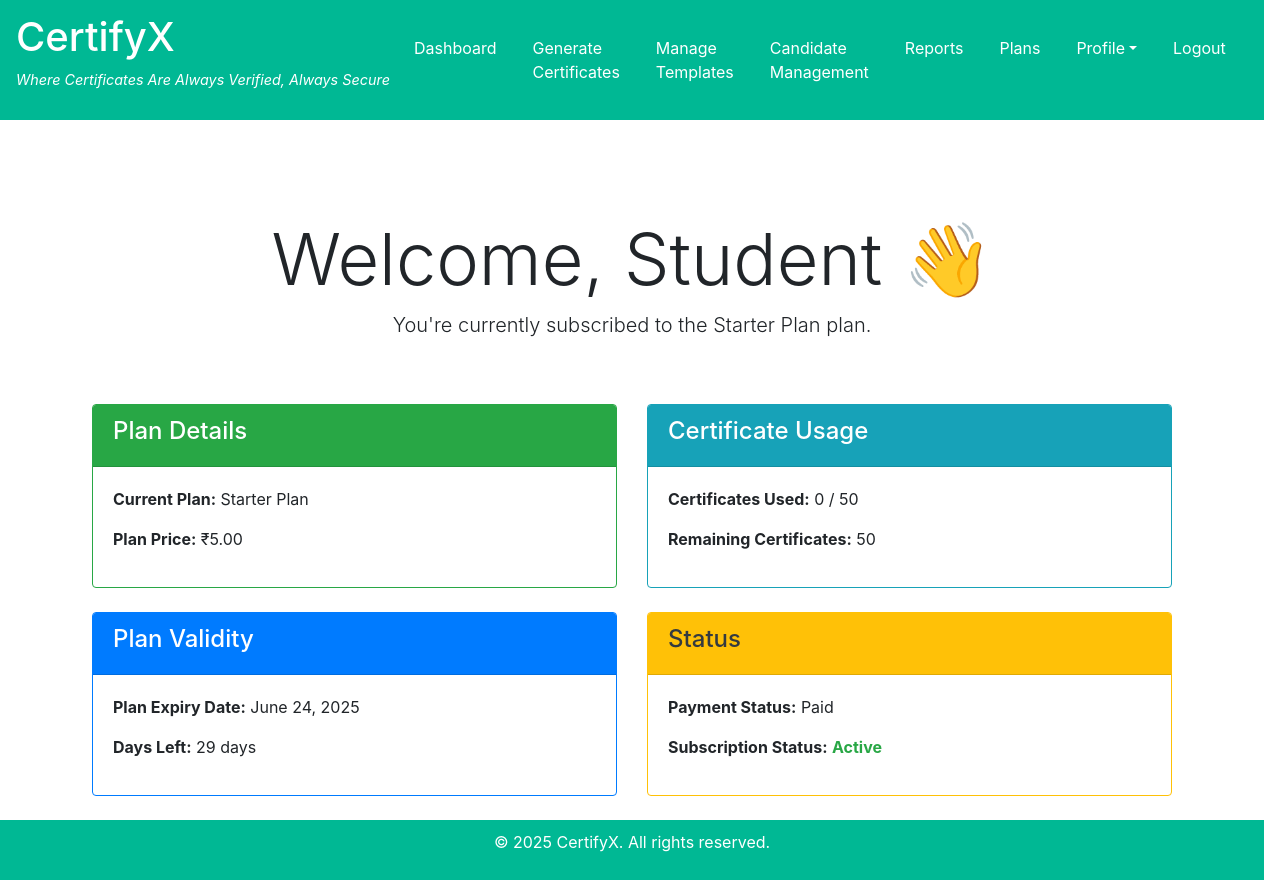
The app's page /home/ (signed in) with its own data.
### accounts/models.py (models this page shows, shortened)
class Company(AbstractBaseUser, PermissionsMixin):
    company_name = models.CharField(max_length=255)
    email = models.EmailField(unique=True)
    phone = models.CharField(max_length=20)
    is_active = models.BooleanField(default=True)
    is_staff = models.BooleanField(default=False)
    date_joined = models.DateTimeField(auto_now_add=True)
    logo = models.ImageField(
        upload_to='company_logos/',
        null=True,
        blank=True,
        help_text="Company logo (PNG, JPG, SVG)",
        validators=[FileExtensionValidator(allowed_extensions=['jpg', 'jpeg', 'png', 'svg'])]
    )
    address = models.TextField(blank=True, null=True)
    USERNAME_FIELD = 'email'
    REQUIRED_FIELDS = ['company_name', 'phone']
    objects = CompanyManager()

### subscriptions/models.py (models this page shows, shortened)
class CompanySubscription(models.Model):
    company = models.OneToOneField(settings.AUTH_USER_MODEL, on_delete=models.CASCADE)
    plan = models.ForeignKey(PricingPlan, on_delete=models.SET_NULL, null=True)
    certificates_used = models.PositiveIntegerField(default=0)
    start_date = models.DateField(auto_now_add=True)
    expiry_date = models.DateField()
    is_active = models.BooleanField(default=True)  # Track active status
    next_plan = models.CharField(max_length=100, blank=True, null=True)  # Store upgraded plan if applicable
    payment_status = models.CharField(max_length=20, choices=[('Paid', 'Paid'), ('Pending', 'Pending'), ('Failed', 'Failed')], default='Pending')
    payment_reference = models.CharField(max_length=100, null=True, blank=True)
    def is_subscription_active(self):
        return self.expiry_date >= date.today()
    def remaining_certificates(self):
        if not self.plan:
            return 0
        return self.plan.certificate_limit - self.certificates_used

class PricingPlan(models.Model):
    name = models.CharField(max_length=50)
    certificate_limit = models.PositiveIntegerField()
    template_limit = models.PositiveIntegerField()
    price = models.DecimalField(max_digits=10, decimal_places=2)
    validity_period = models.PositiveIntegerField(default=30)

### accounts/views.py (the view)
# urls.py: path('home/', home_view, name='home'),
def home_view(request):
    user = request.user
    try:
        subscription = CompanySubscription.objects.get(company=user)
        days_left = (subscription.expiry_date - date.today()).days if subscription.expiry_date else 0
        remaining_certificates = subscription.remaining_certificates()
    except CompanySubscription.DoesNotExist:
        subscription = None
        days_left = 0
        remaining_certificates = 0
    plans = PricingPlan.objects.all()
    context = {
        'company': user,
        'subscription': subscription,
        'plans': plans,
        'days_left': days_left,
        'remaining_certificates': remaining_certificates
    }
    return render(request, 'home.html', context)

### accounts/templates/home.html (shortened to what this page needs)
{% extends "base.html" %}
{% block content %}
<div class="container mt-5">
    <div class="row mb-5">
        <div class="col-12 text-center">
            <h1 class="display-3">Welcome, {{ company.company_name }} 👋</h1>
            {% if not subscription %}
                <p class="lead">You're currently not using any plan.</p>
            {% else %}
                <p class="lead">You're currently subscribed to the {{ subscription.plan.name }} plan.</p>
            {% endif %}
        </div>
    </div>
    {% if subscription %}
    <div class="row">
        <div class="col-md-6 mb-4">
            <div class="card border-success">
                <div class="card-header bg-success text-white">
                    <h4>Plan Details</h4>
                </div>
                <div class="card-body">
                    <p><strong>Current Plan:</strong> {{ subscription.plan.name }}</p>
                    <p><strong>Plan Price:</strong> ₹{{ subscription.plan.price }}</p>
                </div>
            </div>
        </div>
        <div class="col-md-6 mb-4">
            <div class="card border-info">
                <div class="card-header bg-info text-white">
                    <h4>Certificate Usage</h4>
                </div>
                <div class="card-body">
                    <p><strong>Certificates Used:</strong> {{ subscription.certificates_used }} / {{ subscription.plan.certificate_limit }}</p>
                    <p><strong>Remaining Certificates:</strong> {{ remaining_certificates }}</p>
                </div>
            </div>
        </div>
    </div>
    <div class="row">
        <div class="col-md-6 mb-4">
            <div class="card border-primary">
                <div class="card-header bg-primary text-white">
                    <h4>Plan Validity</h4>
                </div>
                <div class="card-body">
                    <p><strong>Plan Expiry Date:</strong> {{ subscription.expiry_date }}</p>
                    <p><strong>Days Left:</strong> {{ days_left }} day{{ days_left|pluralize }}</p>
                </div>
            </div>
        </div>
        <div class="col-md-6 mb-4">
            <div class="card border-warning">
                <div class="card-header bg-warning text-dark">
                    <h4>Status</h4>
                </div>
                <div class="card-body">
                    <p><strong>Payment Status:</strong> {{ subscription.payment_status }}</p>
                    <p><strong>Subscription Status:</strong>
                        {% if subscription.is_subscription_active %}
                            <span class="text-success font-weight-bold">Active</span>
                        {% else %}
                            <span class="text-danger font-weight-bold">Expired</span>
                        {% endif %}
                    </p>
                </div>
            </div>
        </div>
    </div>
    {% else %}
    <div class="alert alert-warning text-center">
        <h4>No active subscription found.</h4>
        <p>Please choose a plan below to get started.</p>
        <a href="{% url 'plans' %}" class="btn btn-success mt-3">View Plans</a>
    </div>
    {% endif %}
</div>
{% endblock %}

### accounts/templates/base.html (style rules this page uses)
html, body { height: 100%; margin: 0; }
body { display: flex; flex-direction: column; }

### records on screen
Company: company_name "Student"
CompanySubscription: plan.name "Starter Plan", plan.price "5.00", certificates_used "0", plan.certificate_limit "50", expiry_date "June 24, 2025", payment_status "Paid"

### other values on screen
{{ remaining_certificates }} "50"
